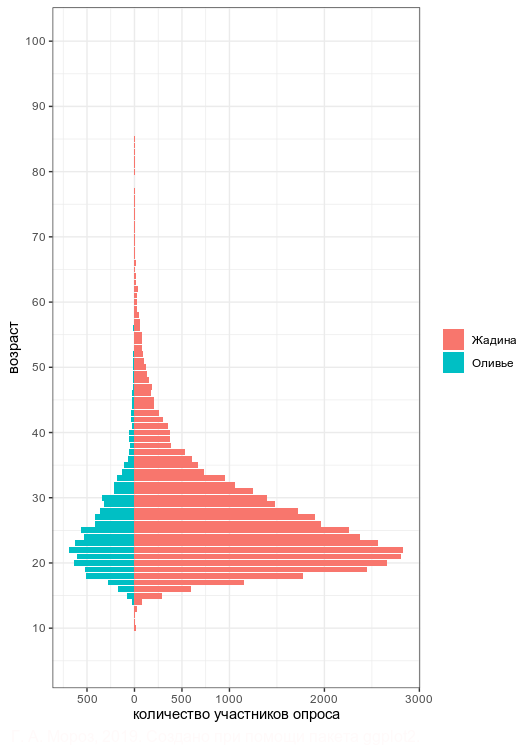

Generate this figure with R:
library(tidyverse)
zhadina <- read_csv("/home/agricolamz/for_work/HSE/students/2019_Ferapontov_zhadina/zhadina_full_final_data - Manual_data.csv")

olivier <- read_csv("/home/agricolamz/work/materials/2019.08.08-09.19_Olivier_salad/data/questionary.csv")
olivier %>% 
  select(age) %>% 
  mutate(type = "Оливье")->
  olivier

zhadina %>% 
  select(age) %>% 
  mutate(type = "Жадина") %>% 
  rbind(olivier) %>% 
  count(type, age) %>% 
  mutate(n = ifelse(type == "Оливье", -n, n)) %>% 
  ggplot((aes(age, n, fill = type)))+
  geom_col()+
  coord_flip()+
  theme_bw()+
  labs(y = "количество участников опроса",
       x = "возраст",
       caption = "Г. А. Мороз, 2019. Создано при помощи пакета ggplot2.")+
  theme(legend.title = element_blank(),
        plot.caption = element_text(color = rgb(1,250/255,250/255), size = 12))+
  scale_y_continuous(breaks = c(-500, 0, 500, 1000, 2000, 3000),
                     labels = c(500, 0, 500, 1000, 2000, 3000))+
  scale_x_continuous(breaks = 1:10*10)

zhadina %>% 
  select(age) %>% 
  mutate(type = "Жадина") %>% 
  rbind(olivier) %>% 
  ggplot((aes(age, fill = type)))+
  geom_density(alpha = 0.3)+
  theme_bw()+
  labs(y = "плотность распределения",
       x = "возраст",
       caption = "Г. А. Мороз, 2019. Создано при помощи пакета ggplot2.")+
  theme(legend.title = element_blank(),
        plot.caption = element_text(color = rgb(1,250/255,250/255), size = 12))+
  scale_y_continuous(breaks = 0:3*2/100,
                     labels = paste0(0:3*2, "%"))+
  scale_x_continuous(breaks = 1:10*10)
  
olivier %>% 
  group_by(gender) %>% 
  summarise(median = median(age))

olivier %>% 
  group_by(gender) %>% 
  mutate(median = median(age)) %>% 
  ggplot(aes(age)) +
  geom_histogram(fill = 'lightblue')+
  geom_vline(aes(xintercept = median), linetype = 2)+
  facet_wrap(~gender, scales = "free_y")+
  theme_bw()+
  labs(x = "возраст", y = "количество",
       caption = "Г. А. Мороз, 2019. Создано при помощи пакета ggplot2.")+
  theme(plot.caption = element_text(color = rgb(1,250/255,250/255), size = 12))



olivier %>% 
  group_by(gender, country) %>% 
  summarise(median = median(age),
            n_observations = n()) %>% 
  as.data.frame() %>% 
  arrange(country, gender, -n_observations)

olivier %>% 
  count(country) %>% 
  mutate(ratio = n/sum(n)*100,
         country = reorder(country, ratio)) %>% 
  ggplot(aes(country, ratio, label = paste0(round(ratio, 2), "%")))+
  geom_col(fill = "lightblue")+
  geom_text(nudge_y = 3)+
  coord_flip()+
  scale_y_continuous(breaks = 0:3*25, labels = paste0(0:3*25, "%"))+
  labs(x = "", y = "",
       caption = "Г. А. Мороз, 2019. Создано при помощи пакета ggplot2.")+
  theme_bw()+
  theme(plot.caption = element_text(color = rgb(1,250/255,250/255), size = 12))
  
olivier %>% 
  count(country) %>% 
  mutate(country = reorder(country, n)) %>% 
  ggplot(aes(country, n, label = n))+
  geom_col(fill = "lightblue")+
  geom_text(nudge_y = 100)+
  coord_flip()+
  labs(x = "", y = "",
       caption = "Г. А. Мороз, 2019. Создано при помощи пакета ggplot2.")+
  theme_bw()+
  theme(plot.caption = element_text(color = rgb(1,250/255,250/255), size = 12))
